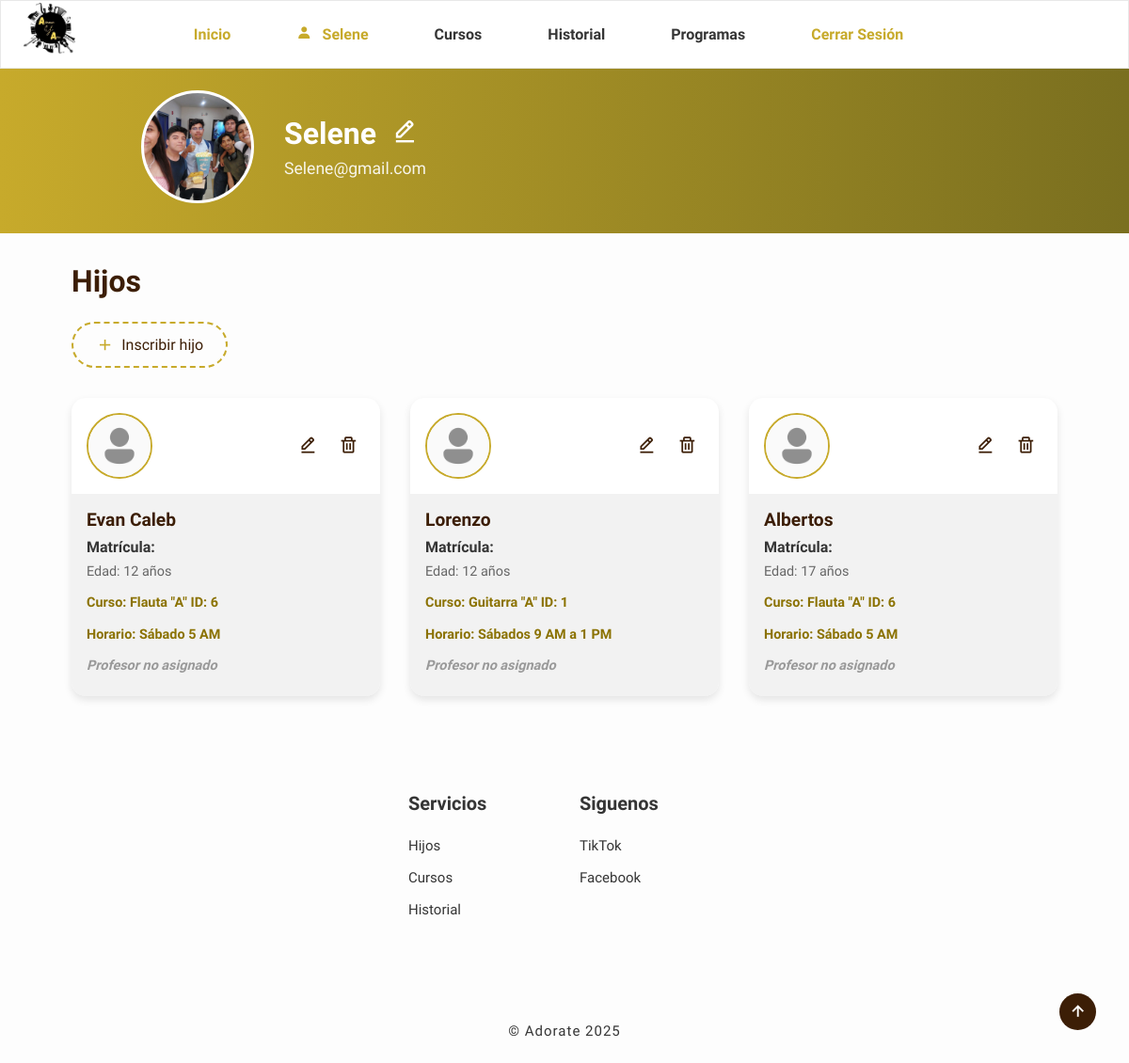
The app's page /perfil.php (signed in) with its own data.
### tables this page shows
CREATE TABLE `usuarios` (
  `id_usuario` int(11) NOT NULL,
  `nombre_com` varchar(100) NOT NULL,
  `correo_elec` varchar(100) NOT NULL,
  `contrasena` varchar(255) NOT NULL,
  `fecha_registro` timestamp NOT NULL DEFAULT current_timestamp(),
  `foto_perfil` varchar(255) DEFAULT NULL,
  `rol` enum('usuario','admin') NOT NULL DEFAULT 'usuario'
);

CREATE TABLE `inscripciones` (
  `id_inscripcion` int(11) NOT NULL,
  `id_hijo` int(11) NOT NULL,
  `id_curso` int(11) NOT NULL,
  `fecha_inscripcion` timestamp NOT NULL DEFAULT current_timestamp()
);

CREATE TABLE `hijos` (
  `id_hijo` int(11) NOT NULL,
  `id_usuario` int(11) NOT NULL,
  `nombre_completo` varchar(100) NOT NULL,
  `edad` int(11) NOT NULL,
  `genero` enum('M','F','Otro') NOT NULL,
  `foto_perfil` varchar(255) DEFAULT NULL,
  `matricula` varchar(20) DEFAULT NULL,
  `estado` enum('inscrito','no_inscrito') DEFAULT 'inscrito'
);

CREATE TABLE `cursos` (
  `id_curso` int(11) NOT NULL,
  `nombre_curso` varchar(50) NOT NULL,
  `precio` decimal(8,2) NOT NULL,
  `dia_hora` varchar(50) NOT NULL,
  `grupo` char(1) NOT NULL DEFAULT 'A',
  `foto` varchar(255) DEFAULT NULL,
  `id_profesor` int(11) DEFAULT NULL,
  `estado` enum('activo','terminado') NOT NULL DEFAULT 'activo'
);

### perfil.php (the view, shortened to what this page needs)
<?php
include 'conexion_be.php';
$idUsuario = $_SESSION['idUsuario'];
$query = "SELECT nombre_com, correo_elec, fecha_registro, id_usuario, foto_perfil FROM usuarios WHERE id_usuario = $idUsuario LIMIT 1";
$result = mysqli_query($conexion, $query);
if ($result && mysqli_num_rows($result) > 0) {
    $usuario = mysqli_fetch_assoc($result);
} else {
    session_destroy();
    header("Location: index.php");
    exit();
}
?>
<!DOCTYPE html>
<html lang="en">
<head>
<link rel="stylesheet" href="https://cdnjs.cloudflare.com/ajax/libs/font-awesome/6.4.0/css/all.min.css" />
	<link rel="stylesheet" href="adorate.css">
	<link rel="stylesheet" href="https://unpkg.com/boxicons@latest/css/boxicons.min.css">
</head>
<body>
<div class="contenido-principal">
	<header>
		<a href="#" class="logo"><img src="imgs/adorate.png" width="55" alt="logo"></a>
		<ul class="navbar">
            <li><a href="index.php" style="color:#C7AA2B;">Inicio</a></li>
            <?php
            if (isset($_SESSION['nombre'])) {
                $nombreCompleto = $_SESSION['nombre'];
                $partesNombre = explode(' ', trim($nombreCompleto));
                $primerNombre = ucfirst($partesNombre[0]);
                echo '<li><a href="#" style="color:#C7AA2B;" id="userLink">
                        <i class="bx bxs-user" style="margin-right:0.7rem;"></i>' . htmlspecialchars($primerNombre) . '
                      </a></li>';
            }
            ?>
            <li><a href="perfil_cursos.php">Cursos</a></li>
            <li><a href="perfil_historial.php">Historial</a></li>
            <li><a href="https://drive.google.com/file/d/1GpO4hfCu0mNDoaR4s7zPHs4a9xIVX5yH/view" target="_blank" rel="noopener noreferrer">Programas</a></li>
			<li><a href="cerrar_sesion.php" id="cerrarLink" style="color:#C7AA2B;">Cerrar Sesión</a><li>
		</ul>
        </header>
  </div>
<section class="perfil">
  <div class="perfil-contenedor">
    <div class="perfil-imagen">
      <div class="imagen-circulo">
        <img
          src="<?php
            echo !empty($usuario['foto_perfil'])
              ? 'imgs/perfil/' . $usuario['id_usuario'] . '/' . htmlspecialchars($usuario['foto_perfil'])
              : 'imgs/usuario-placeholder.png';
          ?>"
          alt="Imagen de perfil"
        >
      </div>
    </div>
    <div class="perfil-info">
      <div class="perfil-nombre-editar">
        <h2><?php echo htmlspecialchars($usuario['nombre_com']); ?></h2>
        <button class="btn-editar" title="Editar perfil">
          <i class='bx bx-edit-alt'></i>
        </button>
      </div>
      <p class="perfil-correo"><?php echo htmlspecialchars($usuario['correo_elec']); ?></p>
    </div>
  </div>
</section>
<section class="hijos" id="hijos">
    <h1>Hijos</h1>
    <div class="agregar-hijo" id="agregarHijo">
        <i class='bx bx-plus'></i>
        <span>Inscribir hijo</span>
    </div>
    <div class="hijos-grid">
        <?php
        $query_hijos = "
          SELECT
              h.*,
              c.nombre_curso,
              c.grupo,
              i.id_curso,
              c.dia_hora,
              -- Profesor del curso
              p.id_profesor,
              p.nombre AS nombre_profesor
          FROM hijos h
          LEFT JOIN inscripciones i ON h.id_hijo = i.id_hijo
          LEFT JOIN cursos c ON i.id_curso = c.id_curso
          LEFT JOIN profesores p ON c.id_profesor = p.id_profesor
          WHERE h.id_usuario = $idUsuario
      ";
        $result_hijos = mysqli_query($conexion, $query_hijos);
        if(mysqli_num_rows($result_hijos) > 0):
            while($hijo = mysqli_fetch_assoc($result_hijos)):
        ?>
        <div class="hijo-card"data-id="<?php echo $hijo['id_hijo']; ?>" data-genero="<?php echo $hijo['genero']; ?>" data-curso-id="<?php echo isset($hijo['id_curso']) ? $hijo['id_curso'] : '';  ?>" data-foto-perfil="<?php echo htmlspecialchars($hijo['foto_perfil'] ?? ''); ?>" data-estado="<?php echo $hijo['estado']; ?>">
            <div class="hijo-header">
                <div class="hijo-imagen">
                    <img src="<?php
                        echo (!empty($hijo['foto_perfil']))
                            ? 'imgs/perfil/' . $idUsuario . '/hijos/' . $hijo['id_hijo'] . '/' . htmlspecialchars($hijo['foto_perfil'])
                            : 'imgs/usuario-placeholder.png';
                    ?>" alt="Foto del niño">
                </div>
                <div class="hijo-acciones">
                  <?php if ($hijo['estado'] === 'inscrito'): ?>
                      <button class="btn-editar-hijo" title="Editar hijo">
                          <i class='bx bx-edit-alt'></i>
                      </button>
                  <?php else: ?>
                      <button class="btn-reinscribir-hijo" title="Reinscribir hijo">
                          <i class='bx bx-refresh'></i>
                      </button>
                  <?php endif; ?>
                  <button class="btn-borrar-hijo" title="Borrar hijo" data-id="<?php echo $hijo['id_hijo']; ?>">
                      <i class='bx bx-trash'></i>
                  </button>
              </div>
            </div>
            <div class="hijo-info">
                <h3><?php echo htmlspecialchars($hijo['nombre_completo']); ?></h3>
                <h4 style="margin-top:0.5rem;">Matrícula: <?php echo htmlspecialchars($hijo['matricula']); ?></h4>
                <p>Edad: <?php echo $hijo['edad']; ?> años</p>
                <?php if($hijo['nombre_curso']): ?>
                    <p class="curso">Curso: <?= htmlspecialchars($hijo['nombre_curso']) ?> "<?= htmlspecialchars($hijo['grupo']) ?>" ID: <?= htmlspecialchars($hijo['id_curso']) ?></p>
                    <p class="curso">Horario: <?= htmlspecialchars($hijo['dia_hora']) ?></p>
                    <?php if ($hijo['id_profesor']): ?>
                        <p class="curso">Profesor: <?= htmlspecialchars($hijo['nombre_profesor']) ?></p>
                    <?php else: ?>
                        <p class="curso no-inscrito">Profesor no asignado</p>
                    <?php endif; ?>
                <?php else: ?>
                    <p class="curso no-inscrito">Sin curso asignado</p>
                <?php endif; ?>
            </div>
        </div>
        <?php
            endwhile;
        endif;
        ?>
    </div>
</section>
		<section class="contact" id="contact">
			<div class="main-contact">
				<div class="contact-content">
					<h4>Servicios</h4>
					<li><a href="#hijos">Hijos</a></li>
					<li><a href="perfil_cursos.php">Cursos</a></li>
          <li><a href="perfil_historial.php">Historial</a></li>
				</div>
				<div class="contact-content">
					<h4>Siguenos</h4>
					<li><a href="#">TikTok</a></li>
					<li><a href="#">Facebook</a></li>
				</div>
			</div>
		</section>
		<div class="last-text">
			<p>© Adorate 2025</p>
		</div>
	<a href="#home" class="scroll-top">
		<i class='bx bx-up-arrow-alt' ></i>
	</a>
</body>
</html>

### adorate.css (style rules this page uses)
* { padding: 0; margin: 0; box-sizing: border-box; font-family: 'Raleway', sans-serif; text-decoration: none; list-style: none; scroll-behavior: smooth; }
:root { --text-color: #353535; --main-color: #3C1E06; --second-color: #858585; --bg-color: #fdfdfd; --big-font: 4.5rem; --h2-font: 2.6rem; --p-font: 1.1rem; }
body { background: var(--bg-color); color: var(--text-color); }
header { position: fixed; width: 100%; top: 0; right: 0; z-index: 1000; display: flex; align-items: center; justify-content: space-between; background-color: #fff; backdrop-filter: blur(10px) !important; border: 0.1px solid rgba(0, 0, 0, 0.089) !important; padding: 23px 15%; transition: all .38s ease; }
.logo { font-size: 50px; font-weight: 700; color: var(--text-color); }
span { color: var(--main-color); }
.navbar { display: flex; }
.navbar a { color: var(--text-color); font-size: var(--p-font); font-weight: 600; padding: 5px 10px; margin: 2px 25px; border-bottom: 2px solid transparent; transition: all .38s ease; }
section { padding: 90px 15% 80px; }
.contact { padding: 50px 15% 40px; }
.main-contact { display: grid; grid-template-columns: repeat(auto-fit, minmax(150px, auto)); justify-content: center; gap: 2rem; }
.contact-content h4 { font-size: 20px; color: var(--text-color); margin-bottom: 1.5rem; }
.contact-content li { margin-bottom: 16px; }
.contact-content li a { display: block; color: var(--text-color); font-size: 15px; font-weight: 500; transition: all .40s ease; }
.last-text p { text-align: center; padding: 25px; color: var(--text-color); font-size: 15px; letter-spacing: 1px; }
.scroll-top { position: fixed; bottom: 2.2rem; right: 2.2rem; }
.scroll-top i { padding: 8px; font-size: 1.4rem; color: #fff; background: var(--main-color); border-radius: 5rem; transition: all 0.3s ease; }
@media (max-width: 1690px) { section { padding: 70px 2%; transition: .20s; } }
@media (max-width: 1690px) { header { padding: 2px 2%; transition: .20s; } }
@media (max-width: 1690px) { .contact { padding: 70px 2%; transition: .20s; } }
@media (max-width: 1290px) { section { padding: 80px 2%; transition: .20s; } }
@media (max-width: 1290px) { :root { --big-font: 3.2rem; --h2-font: 2rem; --p-font: 1rem; transition: .20s; } }

### records on screen
usuarios: foto_perfil (picture), nombre_com "Selene", correo_elec "Selene@gmail.com"
inscripciones: id_hijo.nombre_completo "Evan Caleb", id_hijo.edad "12", id_curso.nombre_curso "Flauta", id_curso.grupo "A", id_curso "6", id_curso.dia_hora "Sábado 5 AM"
inscripciones: id_hijo.nombre_completo "Lorenzo", id_hijo.edad "12", id_curso.nombre_curso "Guitarra", id_curso.grupo "A", id_curso "1", id_curso.dia_hora "Sábados 9 AM a 1 PM"
inscripciones: id_hijo.nombre_completo "Albertos", id_hijo.edad "17", id_curso.nombre_curso "Flauta", id_curso.grupo "A", id_curso "6", id_curso.dia_hora "Sábado 5 AM"

### other values on screen
$primerNombre "Selene"
